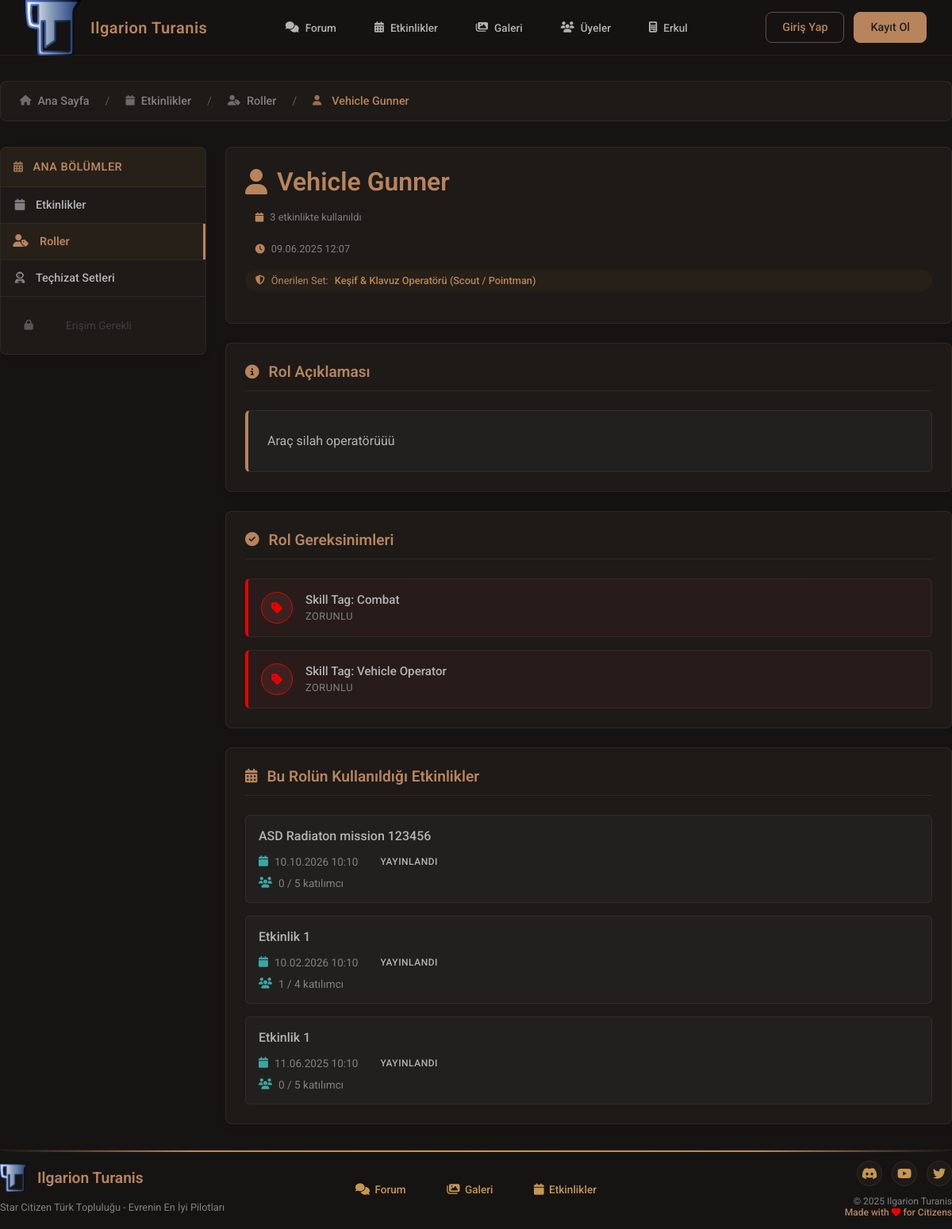
The app's page /events/roles/view.php?id=6, older data.
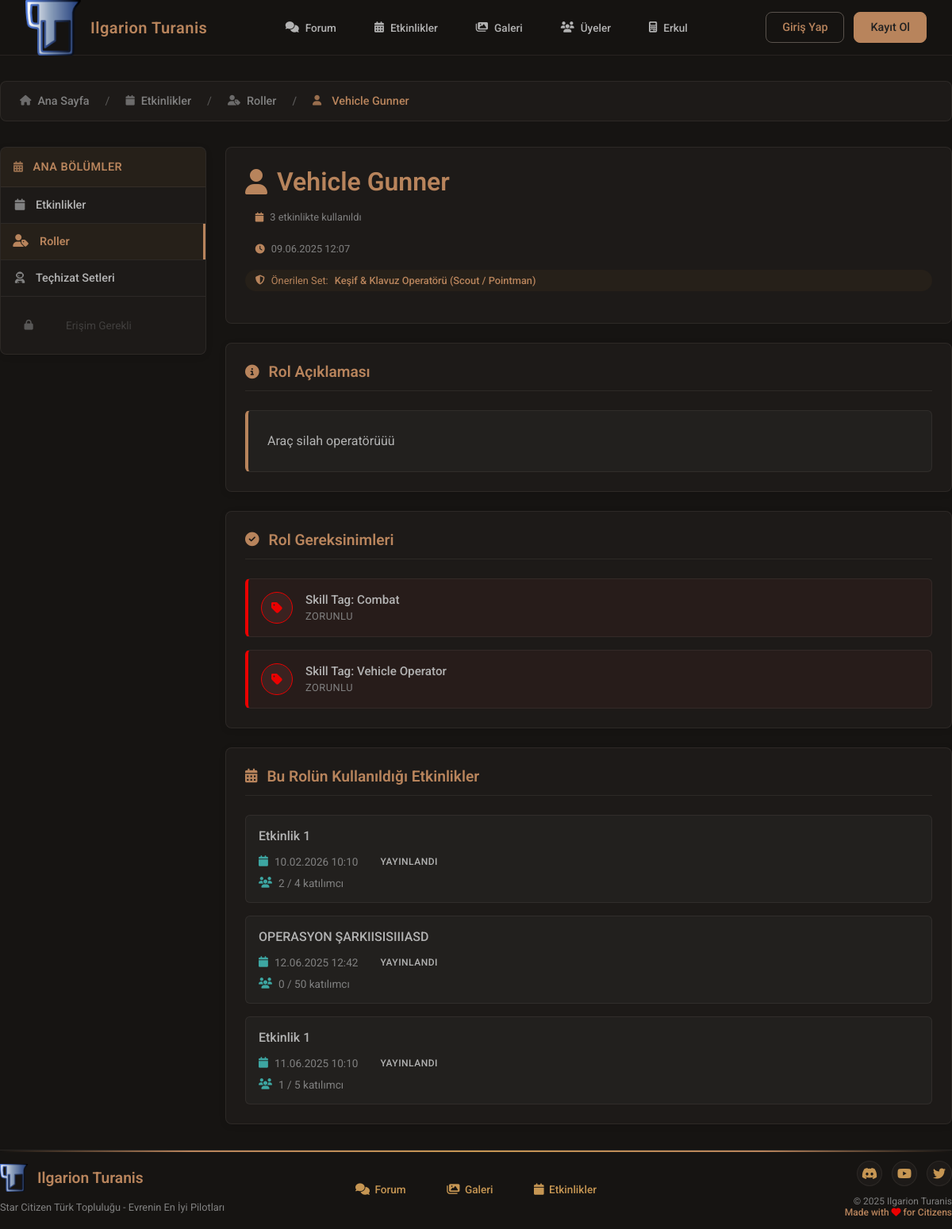
The same page, newer data.
### tables this page shows
CREATE TABLE `event_roles` (
  `id` int(11) NOT NULL,
  `role_name` varchar(100) NOT NULL,
  `role_description` text DEFAULT NULL,
  `role_icon` varchar(50) DEFAULT NULL COMMENT 'Font Awesome icon class',
  `suggested_loadout_id` int(11) DEFAULT NULL COMMENT 'Önerilen loadout set ID',
  `created_at` timestamp NOT NULL DEFAULT current_timestamp()
);

CREATE TABLE `event_role_requirements` (
  `role_id` int(11) NOT NULL,
  `skill_tag_id` int(11) NOT NULL
);

CREATE TABLE `skill_tags` (
  `id` int(11) NOT NULL,
  `tag_name` varchar(100) NOT NULL,
  `created_at` timestamp NOT NULL DEFAULT current_timestamp()
);

CREATE TABLE `events` (
  `id` int(11) NOT NULL,
  `created_by_user_id` int(11) NOT NULL,
  `event_title` varchar(255) NOT NULL,
  `event_description` text NOT NULL,
  `event_thumbnail_path` varchar(255) DEFAULT NULL,
  `event_location` varchar(255) DEFAULT NULL,
  `event_date` datetime NOT NULL,
  `visibility` enum('public','members_only','faction_only') NOT NULL DEFAULT 'members_only',
  `status` enum('draft','published','cancelled','completed') NOT NULL DEFAULT 'draft',
  `created_at` timestamp NOT NULL DEFAULT current_timestamp(),
  `updated_at` timestamp NULL DEFAULT NULL ON UPDATE current_timestamp(),
  `registration_deadline` datetime DEFAULT NULL COMMENT 'Katılım son tarihi',
  `auto_approve` tinyint(1) DEFAULT 0 COMMENT 'Otomatik katılım onayı',
  `event_notes` text DEFAULT NULL COMMENT 'Organizatör notları',
  `max_participants` int(11) DEFAULT NULL COMMENT 'Maksimum katılımcı sayısı (opsiyonel sınır)'
);

### events/roles/view.php (the view, shortened to what the changed rows need)
<?php
require_once BASE_PATH . '/src/functions/enhanced_events_role_functions.php';
require_once BASE_PATH . '/src/functions/sql_security_functions.php';
require_once '../includes/events_layout.php';
$role_id = isset($_GET['id']) ? (int)$_GET['id'] : null;
try {
    $role_stmt = $pdo->prepare("
        SELECT er.id, er.role_name, er.role_description, er.role_icon,
               er.suggested_loadout_id, er.created_at
        FROM event_roles er
        WHERE er.id = :role_id
    ");
    $role_stmt->execute([':role_id' => $role_id]);
    $role = $role_stmt->fetch(PDO::FETCH_ASSOC);
    $role['loadout_name'] = null;
    if ($role['suggested_loadout_id']) {
        $loadout_stmt = $pdo->prepare("SELECT set_name FROM loadout_sets WHERE id = :id");
        $loadout_stmt->execute([':id' => $role['suggested_loadout_id']]);
        $loadout_result = $loadout_stmt->fetch(PDO::FETCH_ASSOC);
        if ($loadout_result) {
            $role['loadout_name'] = $loadout_result['set_name'];
        }
    }
    $usage_stmt = $pdo->prepare("SELECT COUNT(*) as count FROM event_role_slots WHERE role_id = :role_id");
    $usage_stmt->execute([':role_id' => $role_id]);
    $role['usage_count'] = $usage_stmt->fetchColumn();
    $req_stmt = $pdo->prepare("SELECT COUNT(*) as count FROM event_role_requirements WHERE role_id = :role_id");
    $req_stmt->execute([':role_id' => $role_id]);
    $role['requirements_count'] = $req_stmt->fetchColumn();
    $requirements = [];
    try {
        $requirements_stmt = $pdo->prepare("
            SELECT err.role_id, err.skill_tag_id, st.tag_name
            FROM event_role_requirements err
            JOIN skill_tags st ON err.skill_tag_id = st.id
            WHERE err.role_id = :role_id
            ORDER BY st.tag_name ASC
        ");
        $requirements_stmt->execute([':role_id' => $role_id]);
        $requirements = $requirements_stmt->fetchAll(PDO::FETCH_ASSOC);
    } catch (Exception $e) {
        error_log("Requirements fetch error: " . $e->getMessage());
        $requirements = [];
    }
    $recent_events = [];
    try {
        $events_stmt = $pdo->prepare("
            SELECT DISTINCT e.id, e.event_title as title, e.event_date as event_datetime, e.status,
                   ers.slot_count,
                   (SELECT COUNT(*) FROM event_participations ep
                    WHERE ep.event_id = e.id AND ep.role_slot_id = ers.id
                    AND ep.participation_status = 'confirmed') as active_participants
            FROM events e
            JOIN event_role_slots ers ON e.id = ers.event_id
            WHERE ers.role_id = :role_id
            ORDER BY e.event_date DESC
            LIMIT 10
        ");
        $events_stmt->execute([':role_id' => $role_id]);
        $recent_events = $events_stmt->fetchAll(PDO::FETCH_ASSOC);
    } catch (Exception $e) {
        error_log("Recent events fetch error: " . $e->getMessage());
        $recent_events = [];
    }
} catch (PDOException $e) {
    error_log("Role view PDO error: " . $e->getMessage());
    $_SESSION['error_message'] = "Rol detayları yüklenirken bir hata oluştu.";
    header('Location: index.php');
    exit;
} catch (Exception $e) {
    error_log("Role view general error: " . $e->getMessage());
    $_SESSION['error_message'] = "Beklenmeyen bir hata oluştu.";
    header('Location: index.php');
    exit;
}
$page_title = htmlspecialchars($role['role_name']) . " - Etkinlik Rolü";
$breadcrumb_items = [
    ['text' => 'Ana Sayfa', 'url' => '/index.php', 'icon' => 'fas fa-home'],
    ['text' => 'Etkinlikler', 'url' => '/events/', 'icon' => 'fas fa-calendar'],
    ['text' => 'Roller', 'url' => '/events/roles/', 'icon' => 'fas fa-user-tag'],
    ['text' => $role['role_name'], 'url' => '', 'icon' => $role['role_icon'] ?? 'fas fa-user']
];
include BASE_PATH . '/src/includes/header.php';
include BASE_PATH . '/src/includes/navbar.php';
events_layout_start($breadcrumb_items, $page_title);
?>
<link rel="stylesheet" href="../css/events_sidebar.css">
<link rel="stylesheet" href="css/roles.css">
<link rel="stylesheet" href="css/view.css">
<div class="loadout-view-container">
    <div class="set-meta">
        <div class="set-header">
            <div class="set-info">
                <div class="set-title-group">
                    <h1><i class="<?= htmlspecialchars($role['role_icon']) ?>"></i><?= htmlspecialchars($role['role_name']) ?></h1>
                    <div class="set-meta-info">
                        <?php if ($role['usage_count'] > 0): ?>
                            <span class="usage-count">
                                <i class="fas fa-calendar"></i>
                                <?= $role['usage_count'] ?> etkinlikte kullanıldı
                            </span>
                        <?php endif; ?>
                        <span class="creation-date">
                            <i class="fas fa-clock"></i>
                            <?= date('d.m.Y H:i', strtotime($role['created_at'])) ?>
                        </span>
                        <?php if (!empty($role['loadout_name'])): ?>
                            <span class="loadout-info">
                                <i class="fas fa-shield-alt"></i>
                                Önerilen Set:
                                <a href="../loadouts/view.php?id=<?= $role['suggested_loadout_id'] ?>"
                                   style="color: var(--gold); text-decoration: none; font-weight: 500;">
                                </a>
                            </span>
                        <?php endif; ?>
                    </div>
                </div>
            </div>
        </div>
    </div>
    <div class="loadout-content">
        <div class="content-section">
            <h2><i class="fas fa-info-circle"></i> Rol Açıklaması</h2>
            <div class="role-description">
                <p><?= nl2br(htmlspecialchars($role['role_description'])) ?></p>
            </div>
        </div>
        <?php if (!empty($requirements)): ?>
            <div class="content-section">
                <h2>
                    <i class="fas fa-check-circle"></i>
                    Rol Gereksinimleri
                </h2>
                <div class="requirements-list">
                    <?php foreach ($requirements as $req): ?>
                        <div class="requirement-item required">
                            <div class="requirement-icon">
                                <i class="fas fa-tag"></i>
                            </div>
                            <div class="requirement-content">
                                <span class="requirement-label">
                                    Skill Tag: <?= htmlspecialchars($req['tag_name']) ?>
                                </span>
                                <span class="requirement-type">
                                    Zorunlu
                                </span>
                            </div>
                        </div>
                    <?php endforeach; ?>
                </div>
            </div>
        <?php endif; ?>
        <?php if (!empty($recent_events)): ?>
            <div class="content-section">
                <h2><i class="fas fa-calendar-alt"></i> Bu Rolün Kullanıldığı Etkinlikler</h2>
                <div class="recent-events">
                    <?php foreach ($recent_events as $event): ?>
                        <div class="event-card">
                            <div class="event-info">
                                <h4>
                                    <a href="../detail.php?id=<?= $event['id'] ?>">
                                        <?= htmlspecialchars($event['title']) ?>
                                    </a>
                                </h4>
                                <div class="event-meta">
                                    <span class="event-date">
                                        <i class="fas fa-calendar"></i>
                                        <?= date('d.m.Y H:i', strtotime($event['event_datetime'])) ?>
                                    </span>
                                    <span class="event-status status-<?= $event['status'] ?>">
                                        <?php
                                        switch($event['status']) {
                                            case 'published': echo 'Yayınlandı'; break;
                                        }
                                        ?>
                                    </span>
                                </div>
                                <div class="event-participants">
                                    <i class="fas fa-users"></i>
                                    <?= $event['active_participants'] ?? 0 ?> / <?= $event['slot_count'] ?> katılımcı
                                </div>
                            </div>
                        </div>
                    <?php endforeach; ?>
                </div>
            </div>
        <?php endif; ?>
    </div>
</div>
<?php
events_layout_end();
include BASE_PATH . '/src/includes/footer.php';
?>

### events/includes/events_layout.php (shortened to what the changed rows need)
<?php
function events_layout_start($breadcrumb_items = [], $page_title = 'Etkinlikler') {
    ?>
    <link rel="stylesheet" href="../css/events_sidebar.css">
    <div class="events-layout-container">
        <?php if (!empty($breadcrumb_items)): ?>
            <?= generate_events_breadcrumb($breadcrumb_items) ?>
        <?php endif; ?>
        <div class="events-layout-content">
            <main class="events-main-content">
    <?php
}
function events_layout_end() {
    ?>
            </main>
        </div>
    </div>
    <?php
}
function generate_events_breadcrumb($items) {
    $breadcrumb = '<nav class="events-breadcrumb-nav"><ol class="events-breadcrumb">';
    foreach ($items as $index => $item) {
        $isLast = ($index === count($items) - 1);
        $breadcrumb .= '<li class="breadcrumb-item' . ($isLast ? ' active' : '') . '">';
        if ($isLast || empty($item['url'])) {
            $breadcrumb .= '<i class="' . ($item['icon'] ?? 'fas fa-folder') . '"></i> ' . htmlspecialchars($item['text']);
        } else {
            $breadcrumb .= '<a href="' . htmlspecialchars($item['url']) . '">';
            $breadcrumb .= '<i class="' . ($item['icon'] ?? 'fas fa-folder') . '"></i> ' . htmlspecialchars($item['text']);
            $breadcrumb .= '</a>';
        }
        $breadcrumb .= '</li>';
    }
    $breadcrumb .= '</ol></nav>';
    return $breadcrumb;
}
?>

Row changes from the older to the newer data that the page shows:
removed events: event_title "ASD Radiaton mission 123456", event_date "10.10.2026 10:10", status "YAYINLANDI", active_participants "0", slot_count "5"
computed for events (number 1 of 3 on the later page): active_participants "1" → "2"
added events: event_title "OPERASYON ŞARKIISISIIIASD", event_date "12.06.2025 12:42", status "YAYINLANDI", active_participants "0", slot_count "50"
computed for events (number 3 of 3 on the later page): active_participants "0" → "1"
